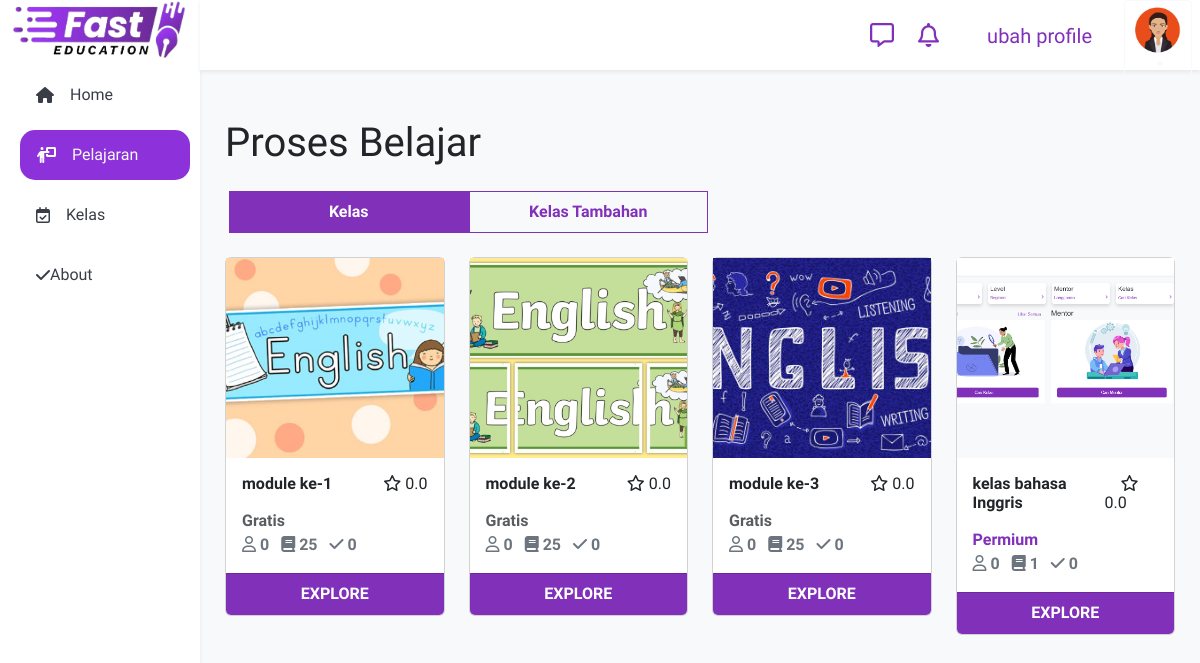
Screenshot of /modul/ with the database file from the repository.
### config/models.py (models this page shows, shortened)
class Setting(models.Model):
    title       = models.CharField(max_length=224)
    sub         = models.TextField()
    icon        = models.FileField(upload_to='landing', blank=True, )
    logo        = models.FileField(upload_to='landing', blank=True, )
    foto        = models.FileField(upload_to='landing', blank=True, )
    fotoadv     = models.FileField(upload_to='landing', blank=True, )
    alamat      = models.CharField(max_length=224, blank=True, )
    telp        = models.CharField(blank=True,max_length=13 )
    email       = models.EmailField(blank=True, )
    ig          = models.CharField(max_length=224, blank=True, )
    fb          = models.CharField(max_length=224, blank=True, )
    tiktok      = models.CharField(max_length=224, blank=True, )
    youtube     = models.CharField(max_length=224, blank=True, )
    komisi_teacher = models.IntegerField(default=70)
    komisi_developer = models.IntegerField(default=7)
    komisi_owner = models.IntegerField(default=23)

### modul/models/modul.py (models this page shows, shortened)
class Module(models.Model):
    nama        = models.CharField(max_length=224)
    bahasa      = models.CharField(max_length=3,choices=Language, blank=True)
    slug        = models.SlugField(max_length=30, null=True)
    photo       = models.FileField(upload_to='module', max_length=100, default="module/default.jpg")
    kategori    = models.ForeignKey(Kategori,blank=True, null=True,on_delete=models.CASCADE, related_name="kategori_module")
    level       = models.ForeignKey(Level,blank=True, null=True,on_delete=models.CASCADE, related_name="level_module")
    keterangan  = models.CharField(blank=True,max_length=224)
    rangkuman   = RichTextField(blank=True, null=True)
    premium     = models.BooleanField(default=False)
    certificate = models.BooleanField(default=False)
    rilis       = models.BooleanField(default=False)
    urutan      = models.IntegerField(blank=True, null=True)
    created_by  = models.ForeignKey(user_root,blank=True, null=True,on_delete=models.CASCADE, related_name="created_by")
    enroll      = Enroll.objects.all()
    def subscribe(self):
        return self.enroll.filter(module=self, enroll=True).count()
    def pelajaran(self):
        return Pelajaran.objects.filter(module=self).count()
    def finish(self):
        return self.enroll.filter(module=self, finish=True).count()
    def ratting(self):
        return self.enroll.filter(module=self).aggregate(Avg('like'))['like__avg']

### modul/views_belajar.py (the view)
# urls.py: path('', views.index, name="index"),
def index(request):
    context = {}
    context["kelas"] = Module.objects.all()
    return render(request, 'modul/index.html', context)

### config/templatetags/custom_tags.py (called while the page is built)
@register.simple_tag
def random_int(a, b=None):
    if b is None:
        a, b = 0, a
    return random.randint(a, b)

### config/utils.py (called while the page is built)
def beforeRequest(request):
    if request.user.is_authenticated:
        user = Users.objects.filter(user=request.user.id)
        if not user.exists():
            Users.objects.create(user=request.user)

def config(request):
    beforeRequest(request)
    url = request.resolver_match
    context = {}
    context['config']   = Setting.objects.get()
    context['me']       = Users.objects.get(user=request.user) if request.user.is_authenticated else ''
    context['premium']  = is_date_in_range(request) if request.user.is_authenticated else False
    context['url'] = url.url_name if len(url.app_names) == 0 else url.app_names[0]
    context['langganan'] = Langganan.objects.all()
    return context

### templates/modul/index.html (shortened to what this page needs)
{% extends 'dashboard.html' %}
{% load static %}
{% block content %}
<div class="content">
    <p class="display-6 my-4">Proses Belajar</p>
    <div class="ms-1 row text-center">
        {% if me.teacher %}
        <a id="btnkelas" class="col-3 btn text-decoration-none fw-bold btn-primary rounded-0 py-2">Kelas saya</a>
        <a id="btnlangganan" class="col-3 btn text-decoration-none fw-bold btn-outline-primary  rounded-0 py-2 ">Semua Kelas</a>
        {% else %}
        <a id="btnkelas" class="col-3 btn text-decoration-none fw-bold btn-primary rounded-0 py-2">Kelas</a>
        <a id="btnlangganan" class="col-3 btn text-decoration-none fw-bold btn-outline-primary  rounded-0 py-2 ">Kelas Tambahan</a>
        {% endif %}
    </div>
    <div class="mt-4" id="kls">
        <div class="row rounded-3">
        {% for k in kelas %}
        <div class="col-lg-3 col-md-4 col-6">
            <div class="card w-100">
                <img src="/media/{{k.photo}}" style="width: 100%; height: 200px; object-fit: cover;" alt="...">
                <div class="card-body d-flex flex-column  fw-semibold">
                    <div class="card-title h6 fw-semibold d-flex justify-content-between">{{k.nama}} <span class="h6"><i class="far fa-star ms-3 me-1"></i>{% if k.ratting == None %}0.0{%else%}{{ k.ratting}}{% endif %}</span></div>
                    {% if k.premium %}<div class="text-primary">Permium</div>{% else %} <div class="text-muted">Gratis</div> {% endif %}
                    <div class="card-text text-secondary">
                        <i class="far fa-user me-1"></i>{{k.subscribe}}
                        <i class="fas fa-book me-1 ms-2 "></i>{{k.pelajaran}}
                        <i class="fas fa-check ms-2 me-1"></i>{{k.finish}}
                    </div>
                </div>
                {% if me.teacher %}
                {% if k.created_by == request.user %}
                <div class="btn-group" role="group" aria-label="Basic example" >
                    <a href="{% url 'modul:module' slug=k.slug action='read' %}" class="btn btn-primary rounded-0 "><i class="fas fa-pencil me-2"></i>edit</a>
                    <a href="{% url 'modul:koridor' slug=k.slug %}" class="btn  rounded-0 btn-primary" style="font-size: small;"><i class="fas fa-eye me-2"></i>Lihat</a>
                </div>
                {% else %}
                <div class="btn-group" role="group" aria-label="Basic example" >
                    <button type="button" class="btn  rounded-0 btn-primary" style="font-size: small;"><i class="fas fa-pencil me-2"></i>Saran Edit</button>
                    <a href="{% url 'modul:koridor' slug=k.slug %}" class="btn  rounded-0 btn-primary" style="font-size: small;"><i class="fas fa-eye me-2"></i>Lihat</a>
                </div>
                {% endif %}
                {% else %}
                <a href="{% url 'modul:koridor' slug=k.slug %}" class="card-footer btn btn-primary bg-primary text-white fw-bold">
                    EXPLORE
                </a>
                {% endif %}
              </div>
        </div>
        {% endfor %}
        </div>
    </div>
{% endblock content %}

### templates/snippets/sidebar.html
<div class="sidebar h6 shadow-sm" id="sidebar">
    <div class="d-none d-md-block"><img src="/media/{{config.icon}}" alt="logo" style="height: 60px;"></div>
    {% if peran == 'user' %}
    <a {% if url == 'home' %}class="active"{% endif %} href="{% url 'home' %}"><i class="fas fa-home"></i><span class="ms-3 d-none d-sm-block">Home</span></a>
    <a {% if url == 'modul' %}class="active"{% endif %} href="{% url 'modul:index' %}"><i class="fa-solid fa-person-chalkboard"></i><span class="ms-3 d-none d-sm-block">Pelajaran</span></a>
    <a {% if url == 'kelas' %}class="active"{% endif %} href="{% url 'kelas:index' %}"><i class="fa-regular fa-calendar-check"></i><span class="ms-3 d-none d-sm-block">Kelas</span></a>
    <a href="#about"><i class="fa-solid fa-check "></i><span class="me-3 d-none d-sm-block">About</span></a>
    {% endif %}
</div>

### static/css/style.css (style rules this page uses)
* { font-family: 'Titillium Web', sans-serif; }

### static/css/dashboard.css (style rules this page uses)
body { margin: 0; }
.sidebar { margin: 0; padding-left: 10px; width: 200px; background-color: #fff; position: fixed; height: 100%; overflow: auto; }
.sidebar a { display: flex; color: #393E46; padding-left: 16px; padding-right: 16px; margin: 10px; height: 50px; text-decoration: none; align-items: center; border-radius: 15px; transition: background-color .2s; }
.sidebar a.active { background-color: #8D32DB; color: #f8f9f8; }
.content { display: block; position: absolute; top: calc(50% + 70px); left: calc(50% + 200px); transform: translate(calc(-50% - 100px), calc(-50% - 35px)); width: calc(100% - 250px); max-width: 1400px; height:calc(100% - 120px); padding-bottom: 80px; z-index: 1 !important; }

### templates/dashboard.html (style rules this page uses)
body { background-color: #F8F9FA; }

### rows the page displays
Setting: icon (picture)
Module: photo (picture), nama "module ke-1", shows "0.0", premium "Gratis", subscribe "0", pelajaran "25", finish "0"
Module: photo (picture), nama "module ke-2", shows "0.0", premium "Gratis", subscribe "0", pelajaran "25", finish "0"
Module: photo (picture), nama "module ke-3", shows "0.0", premium "Gratis", subscribe "0", pelajaran "25", finish "0"
Module: photo (picture), nama "kelas bahasa Inggris", ratting "0.0", premium "Permium", subscribe "0", pelajaran "1", finish "0"
